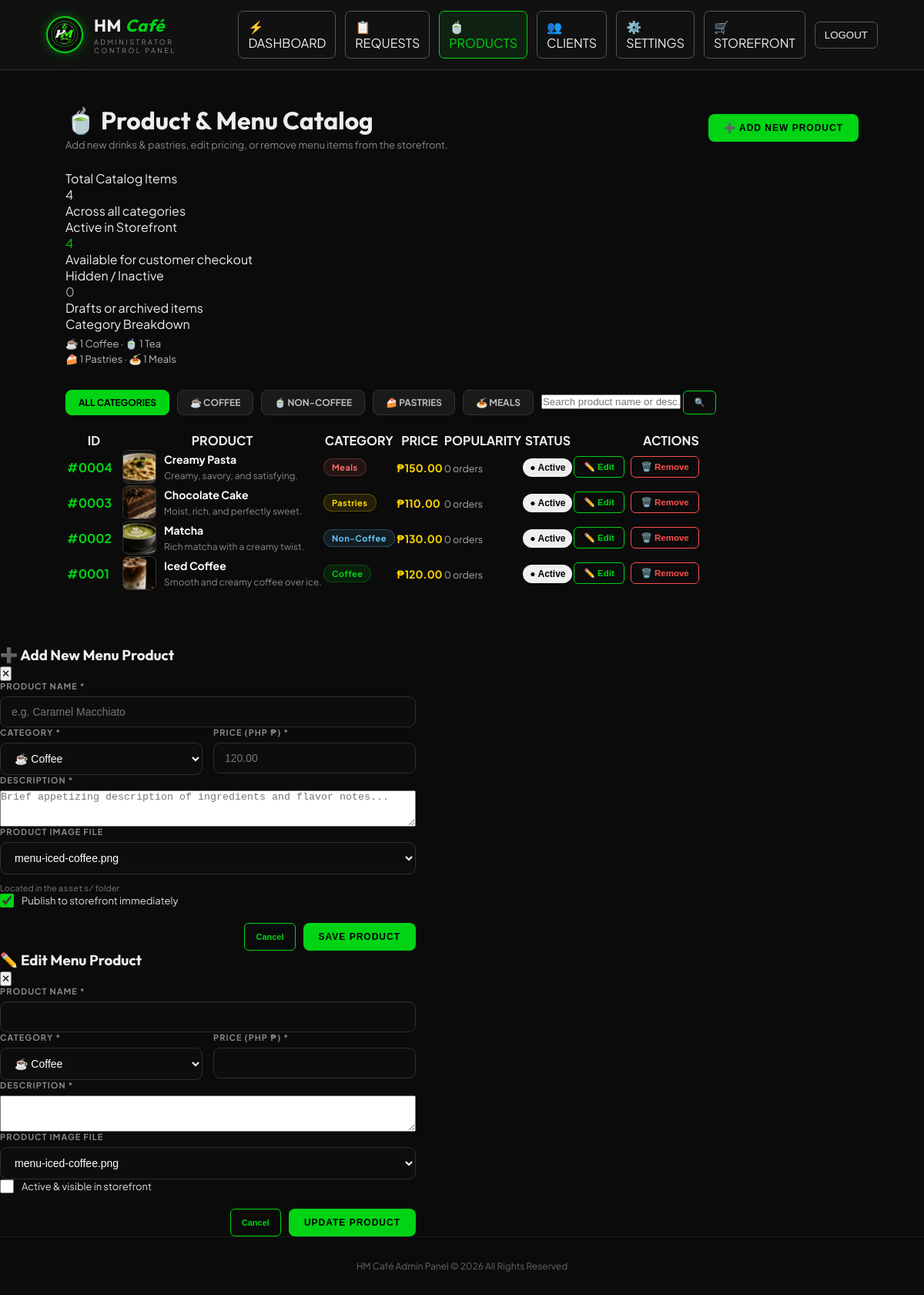
/admin/products.php (signed in), run on the app's committed database.
### tables this page shows
CREATE TABLE IF NOT EXISTS `products` (
    `product_id` INT UNSIGNED AUTO_INCREMENT PRIMARY KEY,
    `product_name` VARCHAR(100) NOT NULL UNIQUE,
    `description` VARCHAR(255) NOT NULL,
    `price` DECIMAL(10,2) NOT NULL,
    `image` VARCHAR(255) NOT NULL,
    `category` VARCHAR(50) NOT NULL DEFAULT 'Coffee',
    `is_active` TINYINT(1) NOT NULL DEFAULT 1
);

### admin/products.php (the view, shortened to what the rows shown need)
<?php
require_once __DIR__ . "/../config/config.php";
require_once __DIR__ . "/../config/functions.php";
$sql = "
    SELECT p.product_id, p.product_name, p.category, p.price, p.description, p.image, p.is_active,
           COUNT(o.order_id) AS times_ordered
    FROM products p
    LEFT JOIN orders o ON o.product_id = p.product_id
";
$sql .= " GROUP BY p.product_id ORDER BY p.product_id DESC";
$stmt = $conn->prepare($sql);
$stmt->execute();
$products = $stmt->get_result()->fetch_all(MYSQLI_ASSOC);
?>
<!DOCTYPE html>
<html lang="en">
<head>
    <link rel="stylesheet" href="../style.css">
    <link rel="stylesheet" href="../innovation.css">
</head>
<body class="admin-page">
<main class="admin-main">
    <div style="display: flex; justify-content: space-between; align-items: center; flex-wrap: wrap; gap: 15px; margin-bottom: 25px;">
        <div>
            <h1 class="admin-page-title" style="margin-bottom: 4px;">🍵 Product &amp; <span>Menu Catalog</span></h1>
        </div>
    </div>
    <div class="admin-table-card">
        <div style="overflow-x: auto;">
            <table class="admin-table">
                <thead>
                    <tr>
                        <th style="width: 70px;">ID</th>
                        <th>PRODUCT</th>
                        <th>CATEGORY</th>
                        <th>PRICE</th>
                        <th>POPULARITY</th>
                        <th>STATUS</th>
                        <th style="text-align: right;">ACTIONS</th>
                    </tr>
                </thead>
                <tbody>
                    <?php if (empty($products)): ?>
                        <tr>
                            <td colspan="7" style="text-align: center; padding: 45px 20px; color: #777;">
                                <div style="font-size: 36px; margin-bottom: 10px;">🔍</div>
                                <strong>No products found matching your search.</strong><br>
                                <span style="font-size: 12px;">Click "+ ADD NEW PRODUCT" to create your first menu item.</span>
                            </td>
                        </tr>
                    <?php else: ?>
                        <?php foreach ($products as $prod): ?>
                            <?php
                                $catClass = strtolower(str_replace(" ", "-", $prod["category"]));
                            ?>
                            <tr>
                                <td>
                                    <strong style="color: var(--green);">#<?= str_pad((string)$prod["product_id"], 4, "0", STR_PAD_LEFT) ?></strong>
                                </td>
                                <td>
                                    <div style="display: flex; align-items: center;">
                                        <img src="../assets/<?= e($prod["image"] ?: "logo.png") ?>" alt="<?= e($prod["product_name"]) ?>" class="product-thumbnail" onerror="this.src='../assets/logo.png'">
                                        <div>
                                            <strong style="color: #fff; font-size: 14px; display: block;"><?= e($prod["product_name"]) ?></strong>
                                            <span style="color: #888; font-size: 12px;"><?= e($prod["description"]) ?></span>
                                        </div>
                                    </div>
                                </td>
                                <td>
                                    <span class="category-pill <?= e($catClass) ?>"><?= e($prod["category"]) ?></span>
                                </td>
                                <td>
                                    <strong style="color: #ffd700; font-size: 14px;">₱<?= number_format((float)$prod["price"], 2) ?></strong>
                                </td>
                                <td>
                                    <span style="color: #aaa; font-size: 12.5px;">
                                        <?= (int)$prod["times_ordered"] ?> orders
                                    </span>
                                </td>
                                <td>
                                    <form method="post" action="products.php" style="margin: 0; display: inline;">
                                        <button type="submit" class="status-badge <?= (int)$prod["is_active"] === 1 ? 'completed' : 'cancelled' ?>" style="cursor: pointer; border: none;" title="Click to toggle active status">
                                            <?= (int)$prod["is_active"] === 1 ? '● Active' : '○ Hidden' ?>
                                        </button>
                                    </form>
                                </td>
                                <td style="text-align: right; white-space: nowrap;">
                                    <button type="button" class="btn-admin-outline" style="padding: 6px 12px; font-size: 11.5px; margin-right: 6px;" onclick='openEditModal(<?= json_encode($prod, JSON_HEX_TAG | JSON_HEX_APOS | JSON_HEX_QUOT | JSON_HEX_AMP) ?>)'>
                                        ✏️ Edit
                                    </button>
                                    <form method="post" action="products.php" style="display: inline; margin: 0;" onsubmit="return confirm('Are you sure you want to remove \'<?= addslashes(e($prod["product_name"])) ?>\' from the menu?');">
                                        <button type="submit" class="btn-admin-danger" style="padding: 6px 12px; font-size: 11.5px;">
                                            🗑️ Remove
                                        </button>
                                    </form>
                                </td>
                            </tr>
                        <?php endforeach; ?>
                    <?php endif; ?>
                </tbody>
            </table>
        </div>
    </div>
</main>
</body>
</html>

### data on the page
products: product_id "0004", image (picture), product_name "Creamy Pasta", description "Creamy, savory, and satisfying.", category "Meals", price "150.00", times_ordered "0", is_active "● Active"
products: product_id "0003", image (picture), product_name "Chocolate Cake", description "Moist, rich, and perfectly sweet.", category "Pastries", price "110.00", times_ordered "0", is_active "● Active"
products: product_id "0002", image (picture), product_name "Matcha", description "Rich matcha with a creamy twist.", category "Non-Coffee", price "130.00", times_ordered "0", is_active "● Active"
products: product_id "0001", image (picture), product_name "Iced Coffee", description "Smooth and creamy coffee over ice.", category "Coffee", price "120.00", times_ordered "0", is_active "● Active"

### other printed values
$totalProducts "4"
$activeProducts "4"
$inactiveProducts "0"
$catStats["Coffee"] "1"
$catStats["Non-Coffee"] "1"
$catStats["Pastries"] "1"
$catStats["Meals"] "1"
form field image "menu-iced-coffee.png"
